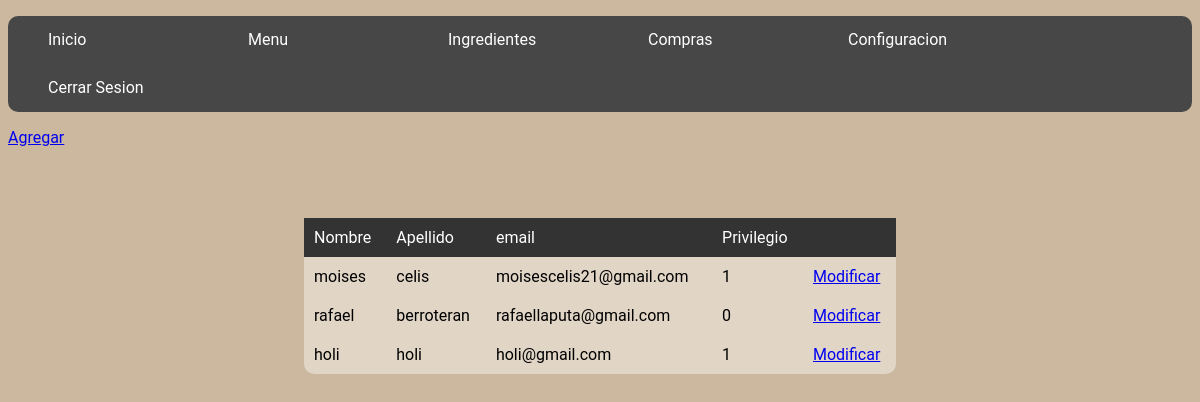
Screenshot of /usuarios/usuariosV.php (signed in) with the database file from the repository.
### tables this page shows
CREATE TABLE `usuarios` (
  `id` int(255) NOT NULL,
  `nombre` varchar(255) NOT NULL,
  `apellido` varchar(255) NOT NULL,
  `usuario` varchar(255) NOT NULL,
  `password` varchar(255) NOT NULL,
  `email` varchar(255) NOT NULL,
  `privilegio` varchar(255) NOT NULL DEFAULT '0'
);

### usuarios/usuariosV.php (the view, shortened to what this page needs)
<?php
$privilegio=$_SESSION["privilegio"];
?>
<!DOCTYPE html>
<html>
<head>
</head>
<body>
<?php if ($privilegio == 1) {
?>
<nav>
	<ul>
		<li><a href="">Inicio</a></li>
		<li><a href="">Menu</a>
		</li>
		<li><a href="../ingredientes/ingredientesV.php">Ingredientes</a></li>
		<li><a href="../compras/admin/comprasV.php">Compras</a></li>
		<li><a href="">Configuracion</a>
		</li>
		<li><a href="../desloguear.php">Cerrar Sesion</a></li>
	</ul>
</nav>
<?php }?>
<?php if ($privilegio==1) {
?>
<a href="/empanadas/usuarios/usuariosR.php">Agregar</a>
<?php }else{}?>
<table>
	<thead>
		<td>Nombre</td>
		<td>Apellido</td>
		<td>email</td>
		<td>Privilegio</td>
		<td></td>
	</thead>
<?php
        $conexion=mysqli_connect('localhost','root','','empanadas');
        $sql="SELECT * FROM usuarios";
        $result=mysqli_query($conexion,$sql);
        while($mostrar=mysqli_fetch_array($result)){
            $id = $mostrar['id'];
         ?>
<div class="relleno">
<tr>
	<td><?php echo $mostrar['nombre'] ?></td>
	<td><?php echo $mostrar['apellido'] ?></td>
	<td><?php echo $mostrar['email'] ?></td>
	<td><?php echo $mostrar['privilegio'] ?></td>
	<?php if ($privilegio == 1) {
	?>
    <td><?php echo"<a href='usuariosM1.php?id=$id'>Modificar</a>";?></td>
    <?php }else{} ?>
</tr>
</div>
<?php
}
?>
</table>
</body>
</html>

### usuarios/usuariosV.php (style rules this page uses)
body { background: url(../img/bgg.png); font-family: 'Roboto'; }
nav ul { list-style: none; padding: 0; border-radius: 10px; }
nav li { line-height: 3rem; position: relative; width: 200px; }
nav a { color: #fff; display: block; padding: 0 2.5em; text-decoration: none; transition: .5s; }
nav > ul { background: #474747; display: table; width: 100%; }
nav > ul > li { float: left; }
table { background: rgba(255, 255, 255, 0.4); text-align: left; border-collapse: collapse; width: 50%; transition: all .5s ease; margin: 6% auto; border-radius: 10px; }
td, tr { padding: 10px; }
thead { background-color: #333; color: white; }

### rows the page displays
usuarios: nombre "moises", apellido "celis", email "moisescelis21@gmail.com", privilegio "1"
usuarios: nombre "rafael", apellido "berroteran", email "rafaellaputa@gmail.com", privilegio "0"
usuarios: nombre "holi", apellido "holi", email "holi@gmail.com", privilegio "1"
